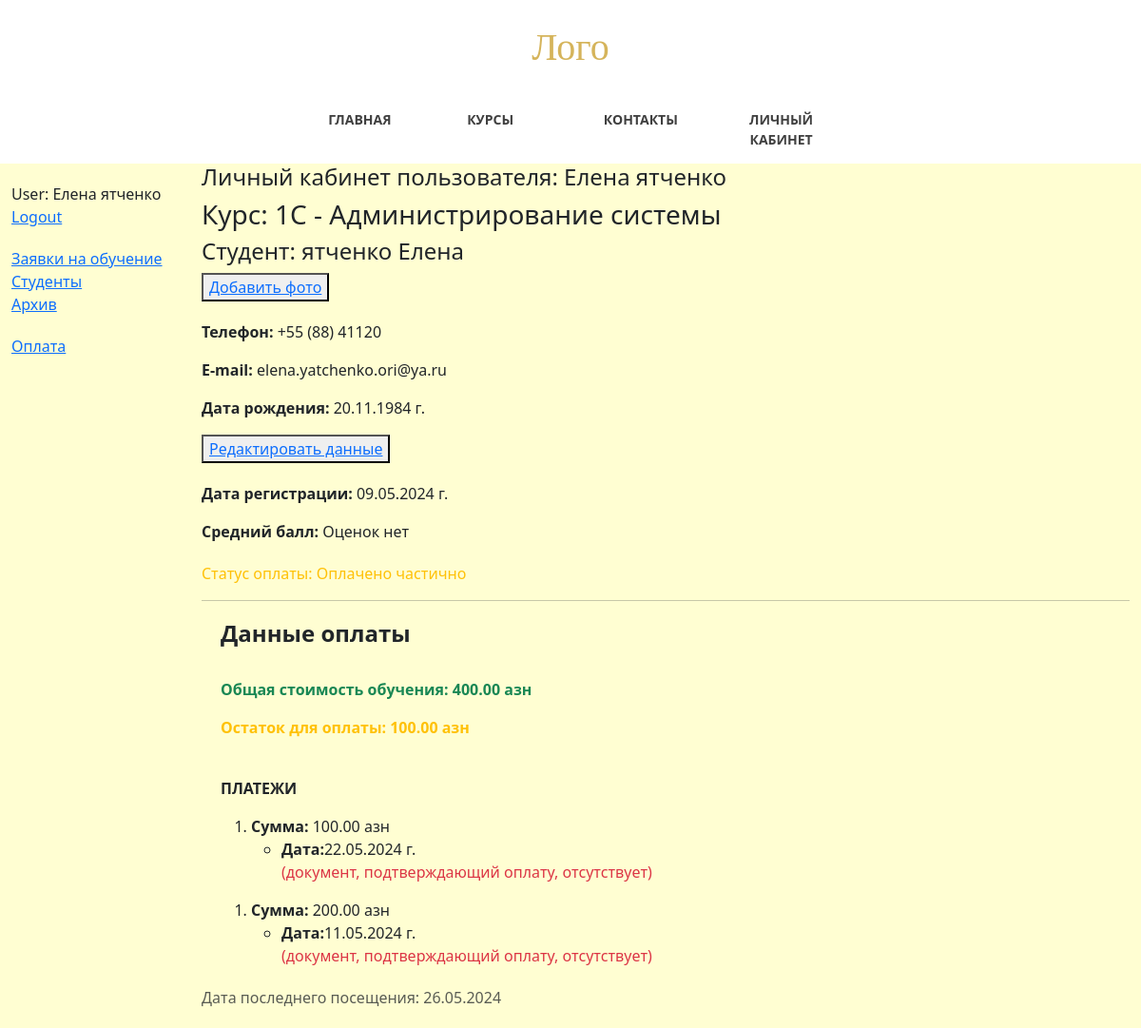
The page /main/profile/ (signed in) on the database as committed earlier.
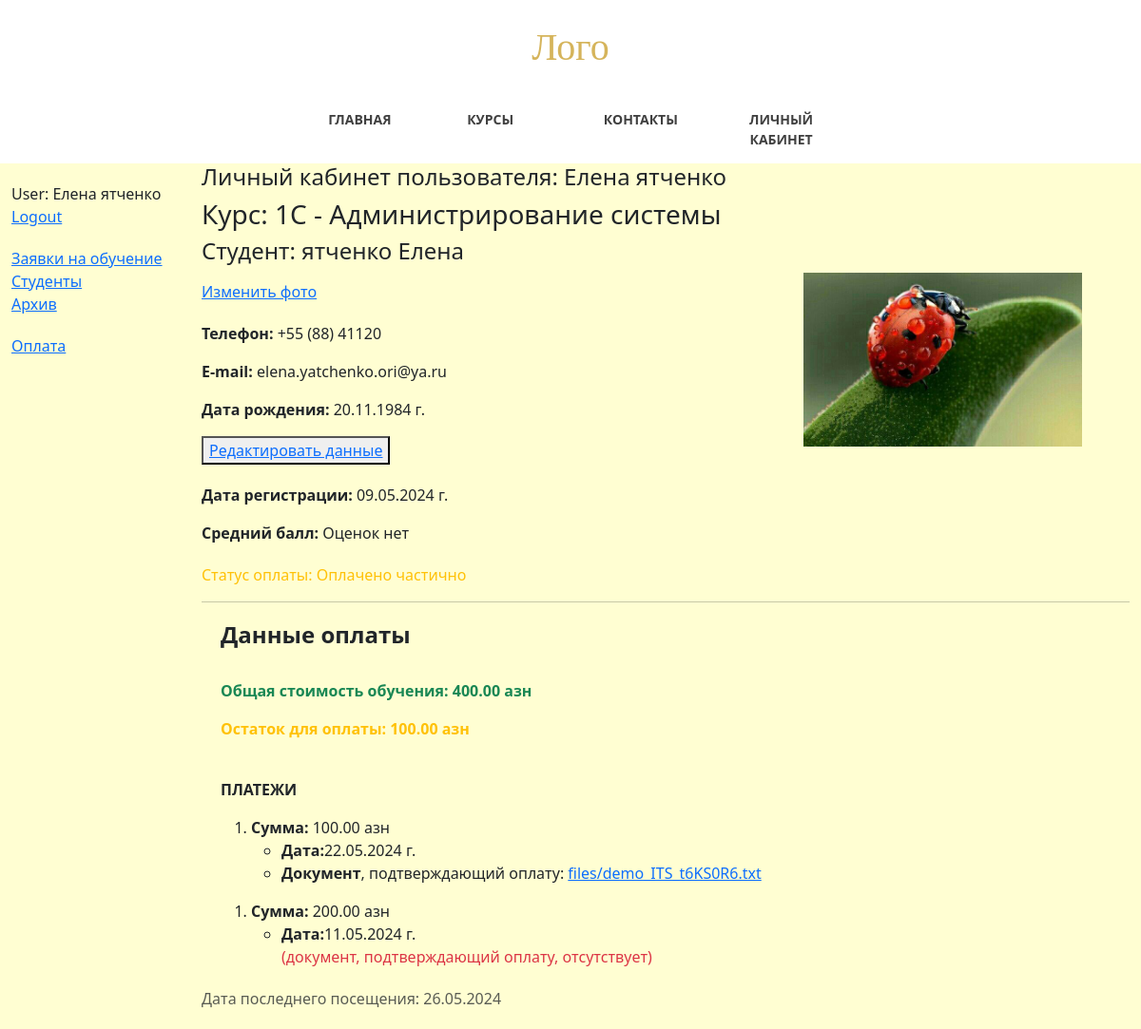
The same page on the database as committed later.
### students_app/models.py (models this page shows, shortened)
class Student(models.Model):
    related_user = models.ForeignKey(User, on_delete=models.CASCADE)
    name = models.CharField(verbose_name="Имя", max_length=50)
    surname = models.CharField(verbose_name="Фамилия", max_length=100)
    phone = models.CharField(verbose_name="Номер телефона", max_length=50)
    date_of_birth = models.DateField()
    course = models.ForeignKey(Course, on_delete=models.PROTECT)
    photo = models.ImageField(upload_to="images/", blank=True, null=True)
    @property
    def full_name(self):
        return f"{self.surname} {self.name}"
    STUDENT_STATUS = [
        ("r", "requested"),
        ("a", "approved"),
        ("f", "finished"),
    ]
    status = models.CharField(
        max_length=50,
        choices=STUDENT_STATUS,
        default="r",
        help_text="Статус студента",
    )
    request_date = models.DateField(auto_now_add=True)
    reg_date = models.DateField(blank=True, null=True)
    updated = models.DateField(auto_now=True)
    is_paid = models.BooleanField(default=False)
    is_deleted = models.BooleanField(default=False)
    deleted = models.DateField(auto_now=True)
    def average_mark(self):
        mark_list = [perf.mark for perf in self.performance_set.all()]
        if mark_list:
            return round(sum(mark_list) / len(mark_list), 2)
        else:
            return "Оценок нет"
    def rest_of_payment(self):
        paid = sum([payment.amount for payment in self.payment_set.all()])
        rest = self.course.total_cost() - paid
        return rest
    class Meta:
        ordering = ["name"]

class Payment(models.Model):
    student = models.ForeignKey(Student, on_delete=models.CASCADE)
    amount = models.DecimalField(verbose_name="Сумма", max_digits=8, decimal_places=2)
    paid_date = models.DateField(verbose_name="Дата оплаты", default=date.today)
    document = models.FileField(upload_to="files/", null=True, blank=True)
    added = models.DateField(auto_now_add=True)
    updated = models.DateField(auto_now=True)
    class Meta:
        ordering = ["-paid_date"]
        permissions = (("can_mark_returned", "Set book as returned"),)

class Course(models.Model):
    name = models.CharField(max_length=200)
    category = models.ForeignKey(Category, on_delete=models.SET_NULL, null=True)
    summary = models.TextField(max_length=1000, help_text="Краткое описание курса")
    lasting = models.IntegerField(
        default=1, help_text="Продолжительность курса, в месяцах"
    )
    cost = models.DecimalField(
        max_digits=8, decimal_places=2, help_text="Стоимость в месяц, азн"
    )
    added = models.DateField(auto_now_add=True)
    rating = models.DecimalField(max_digits=3, decimal_places=2, blank=True, null=True)
    is_deleted = models.BooleanField(default=False)
    deleted = models.DateField(auto_now=True)
    views_num = models.IntegerField(default=0)
    def total_cost(self):
        return self.lasting * self.cost
    class Meta:
        ordering = ["-name"]
    def __str__(self):
        return self.name

### students_app/views.py (the view)
# urls.py: path("profile/", views.profile, name="profile"),
@login_required
def profile(request):
    current_user = request.user
    students = current_user.student_set.all()
    stud_pay = {}
    for student in students:
        payments = Payment.objects.filter(student=student)
        stud_pay[student] = payments
    visit_date = request.session.get("visit_date", None)
    print(f"request - {request.session}")
    print(f"visit date = {visit_date}")
    print(type(visit_date))
    if visit_date is None:
        visit_date_current = date.today()
    else:
        visit_date_current = datetime.strptime(visit_date, "%Y-%m-%d")
    print(type(visit_date_current))
    print(visit_date_current)
    """переводим дату во формат строки для добавления в сессии
    (иначе будет ошибка Object of type date is not JSON serializable),
    а для вывода на страницу, переводим обратно в строку"""
    visit_date_new = date.today().strftime("%Y-%m-%d")
    request.session["visit_date"] = visit_date_new
    print(f"перевод в строку - {visit_date_new}")
    print(type(visit_date_new))
    print(f'новая дата посещения в сессии - {request.session["visit_date"]}')
    return render(
        request,
        "students_app/profile.html",
        context={"stud_pay": stud_pay, "visit_date": visit_date_current},
    )

### students_app/templates/students_app/profile.html
{% extends "base.html" %}
{% block content %}
<h4>Личный кабинет пользователя: {{ user.first_name }} {{ user.last_name }}</h4>
{% for student, payments in stud_pay.items %}
<h3>Курс: {{student.course }}</h3>
<h4>Студент: {{ student.full_name }}</h4>
{% if student.photo %}
<p class="photo">
    <img src="{{ student.photo.url }}" class="img-responsive" style="width: 30%; float: right; margin-right: 50px;"
        alt="Ваше фото">
</p>
<p style="margin-bottom:20px;"><a href="{% url 'add-photo' student.pk %}">Изменить фото</a></p>
{% else %}
<button type="button" style="margin-bottom:20px;"><a href="{% url 'add-photo' student.pk %}">Добавить фото</a></button>
{% endif %}
<p><strong>Телефон:</strong> {{student.phone}}</p>
<p><strong>E-mail:</strong> {{student.related_user.email}}</p>
<p><strong>Дата рождения:</strong> {{student.date_of_birth|date:"d.m.Y"}} г.</p>
<button type="button"><a href="{% url 'student-update' student.id%}">Редактировать данные</a></button>
{% if student.status == 'r' %}
<br>
<h4><strong>Ваша заявка находится на рассмотрении</strong></h4>
<p><strong>Дата подачи заявки:</strong> {{student.request_date|date:"d.m.Y"}} г.</p>
{% else %}
<div style="margin-top:20px; margin-bottom:20px;">
    <p><strong>Дата регистрации:</strong> {{student.reg_date|date:"d.m.Y"}} г.</p>
    <p><strong>Средний балл:</strong> {{student.average_mark}}</p>
</div>
<p class="{% if student.is_paid %}text-success{% elif not payments %}text-danger{% else %}text-warning{% endif %}">
    Статус оплаты: {% if student.is_paid %}Оплачено полностью
    {% elif not payments %}Оплаты нет
    {% else %}Оплачено частично{% endif %}</p>
<hr>
<div style="margin-left:20px;margin-top:20px">
    <h4><strong>Данные оплаты</strong></h4>
    <br>
    <p class="text-success"><strong>Общая стоимость обучения: {{ student.course.total_cost}} азн</strong>
    </p>
    <p class="text-warning"><strong>Остаток для оплаты: {{ student.rest_of_payment}} азн</strong>
    </p><br>
    {% if payments %}
    <p><b>ПЛАТЕЖИ</b></p>
    {% for payment in payments %}
    <ol>
        <li><strong>Сумма: </strong>{{ payment.amount }} азн
            <ul>
                <li><strong>Дата:</strong>{{ payment.paid_date|date:"d.m.Y" }} г.</li>
                {% if payment.document %}
                <li><strong>Документ</strong>, подтверждающий оплату:
                    <a href="{{ payment.document.url }}">{{ payment.document.name }}</a>
                </li>
                {% else %}
                <li class="text-danger" style='list-style-type:none'>(документ, подтверждающий оплату, отсутствует)</li>
                {% endif %}
            </ul>
        </li>
    </ol>
    {% endfor %}
    {% else %}<p>Нет зарегистрированных платежей</p>
    {% endif %}
</div>
{% endif %}
{% endfor %}
<div style="margin-top:20px; margin-bottom:20px;">
    <p class="text-muted">Дата последнего посещения: {{ visit_date|date:"d.m.Y" }}</p>
</div>
{% endblock %}

Rows that differ between the two databases and show on the page:
changed Student "ятченко Елена": photo: picture added; photo "Добавить фото" → "Изменить фото"
changed Payment: document.name (not shown) → "files/demo_ITS_t6KS0R6.txt"; document "(документ, подтверждающий оплату, отсутствует)" → "Документ , подтверждающий оплату:"
